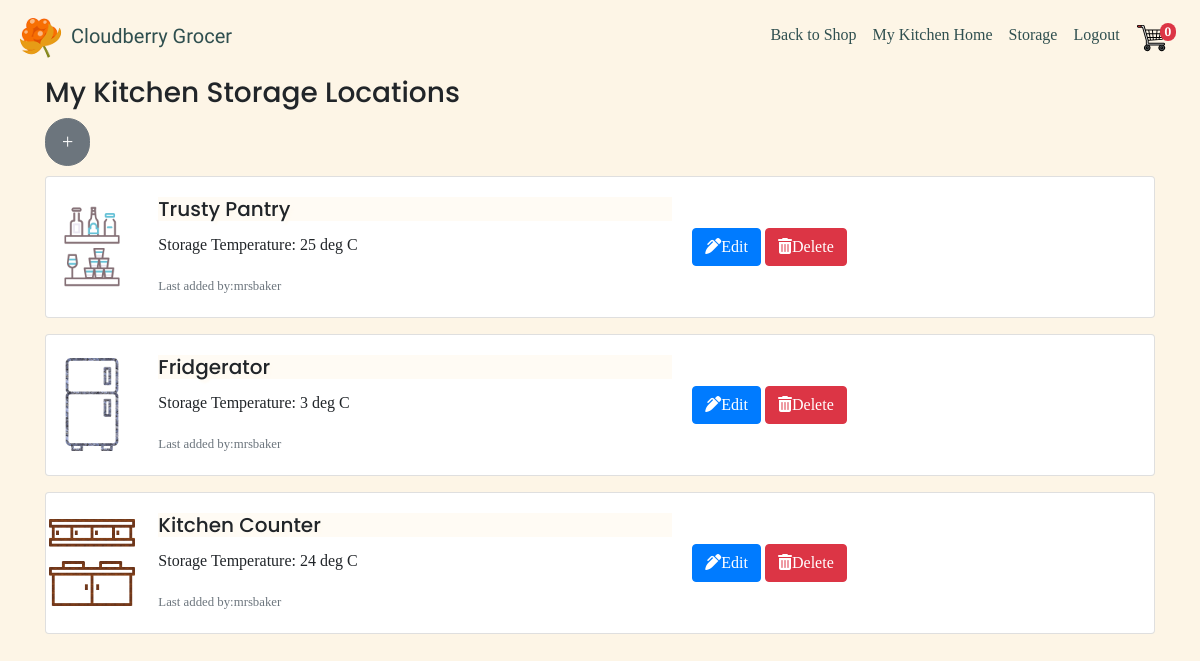
Page /mykitchen/all-storage/20 (signed in) on the committed database.
### mykitchen/models.py (models this page shows, shortened)
class StorageLocation(models.Model):
    name = models.CharField(blank=False, max_length=50,
                            help_text="Kitchen Fixtures")
    storage_temperature = models.IntegerField(blank=True,
                                              help_text="deg Celsius")
    household = models.ForeignKey(Household, on_delete=models.CASCADE)
    edited_by = models.ForeignKey(User, blank=False,
                                  on_delete=models.SET(get_sentinel_user))
    STORAGE_TYPE_CHOICES = (
        ('cabinet', 'Cabinet'),
        ('cupboard', 'Cupboard'),
        ('counter-top', 'Counter'),
        ('fridge', 'Refridgerator'),
        ('freezer', 'Freezer'),
        ('pantry', 'Pantry'),
        ('others', 'Others')
    )
    storage_type = models.CharField(blank=False, choices=STORAGE_TYPE_CHOICES,
                                    max_length=11, default="cupboard",
                                    help_text="Storage Location Types")

### mykitchen/views.py (the view)
@login_required
@permission_required(['mykitchen.view_storagelocation',
                      'mykitchen.add_storagelocation'])
def view_storage_location(request, household_id):
    user = request.user
    household = get_object_or_404(Household, pk=household_id)
    storage = StorageLocation.objects.filter(household=household)
    try:
        member = Member.objects.get(user=user)
    except Member.DoesNotExist:
        member = None
    if household:
        if user.username == household.owner.username:
            return render(request,
                          'mykitchen/view_storage_location.template.html', {
                              'storage': storage,
                              'household': household
                          })
        elif member:
            if member.household == household:
                return render(
                    request,
                    'mykitchen/view_storage_location.template.html', {
                        'storage': storage,
                        'household': household
                    })
            else:
                raise PermissionDenied
        else:
            raise PermissionDenied
    else:
        raise Http404

### cart/contexts.py (called while the page is built)
def cart_contents(request):
    cart = request.session.get("shopping_cart", {})
    return {
        'shopping_cart': cart,
        'item_count': len(cart)
}

### mykitchen/templates/mykitchen/view_storage_location.template.html (shortened to what this page needs)
{% extends 'base_kitchen.template.html' %}
{%load static %}
{%block nav%}
    {% if household %}
    <li class="nav-item">
        <a class="nav-link" href="{% url 'view_storage_location' household_id=household.id %}">Storage</a>
      </li>
    {%endif %}
{%endblock%}
{%block content%}
<h3>My Kitchen Storage Locations</h3>
{% if perms.mykitchen.add_storagelocation %}
	<a class="btn btn-secondary btn-lg floating-btn" href="{% url 'add_storage_location' household_id=household.id %}" role="button"
		data-toggle="tooltip" data-placement="bottom" title="Add storage">+</a>
{% endif %}
{%for store in storage%}
<div class="card mb-3">
  <div class="row no-gutters">
    <div class="col col-md-1 align-self-center">
    <a href="{% url 'view_storage_content' household_id=household.id storage_id=store.id %}" class="link" data-toggle="tooltip" data-placement="bottom" title="Look Inside">
      <img src="{% static '/image/' %}{{store.storage_type}}.png" class="card-img" alt="storage-type image">
      </a>
    </div>
    <div class="col col-md-6">
      <div class="card-body">
        <h5 class="card-title">{{store.name}}</h5>
        <p class="card-text">Storage Temperature: {{store.storage_temperature}} deg C</p>
        <p class="card-text"><small class="text-muted">Last added by:{{store.edited_by}}</small></p>
      </div>
    </div>
    <div class="col col-md-5 align-self-center">
    <a href="{% url 'update_storage_location' household_id=household.id storage_id=store.id%}" class="btn btn-primary" role="button"><i class="fas fa-pen-alt"></i>Edit</a>
    <button type="button" class="btn btn-danger" data-toggle="modal" data-target="#deleteModal-{{store.id}}">
     <i class="fas fa-trash-alt"></i>Delete
    </button>
    </div>
  </div>
</div>
{%endfor%}
{%endblock%}

### static/css/styles.css (style rules this page uses)
a.nav-link,a.link { color: darkslategray; text-decoration: none; }
body { background-color: oldlace; font-family: 'Bitter', serif; }
.floating-btn { border-radius: 25px; margin-bottom: 10px; }
h1,h2,h3,h4,h5,h6 { font-family: 'Poppins', sans-serif; }
h5.card-title { background-color: rgba(255, 250, 240, 0.7); text-shadow: 3px 3px 3px floralwhite; }

### rows in the picture
StorageLocation: storage_type (picture), name "Trusty Pantry", storage_temperature "25", edited_by "mrsbaker"
StorageLocation: storage_type (picture), name "Fridgerator", storage_temperature "3", edited_by "mrsbaker"
StorageLocation: storage_type (picture), name "Kitchen Counter", storage_temperature "24", edited_by "mrsbaker"

### other values in the picture
{{ item_count }} "0"
